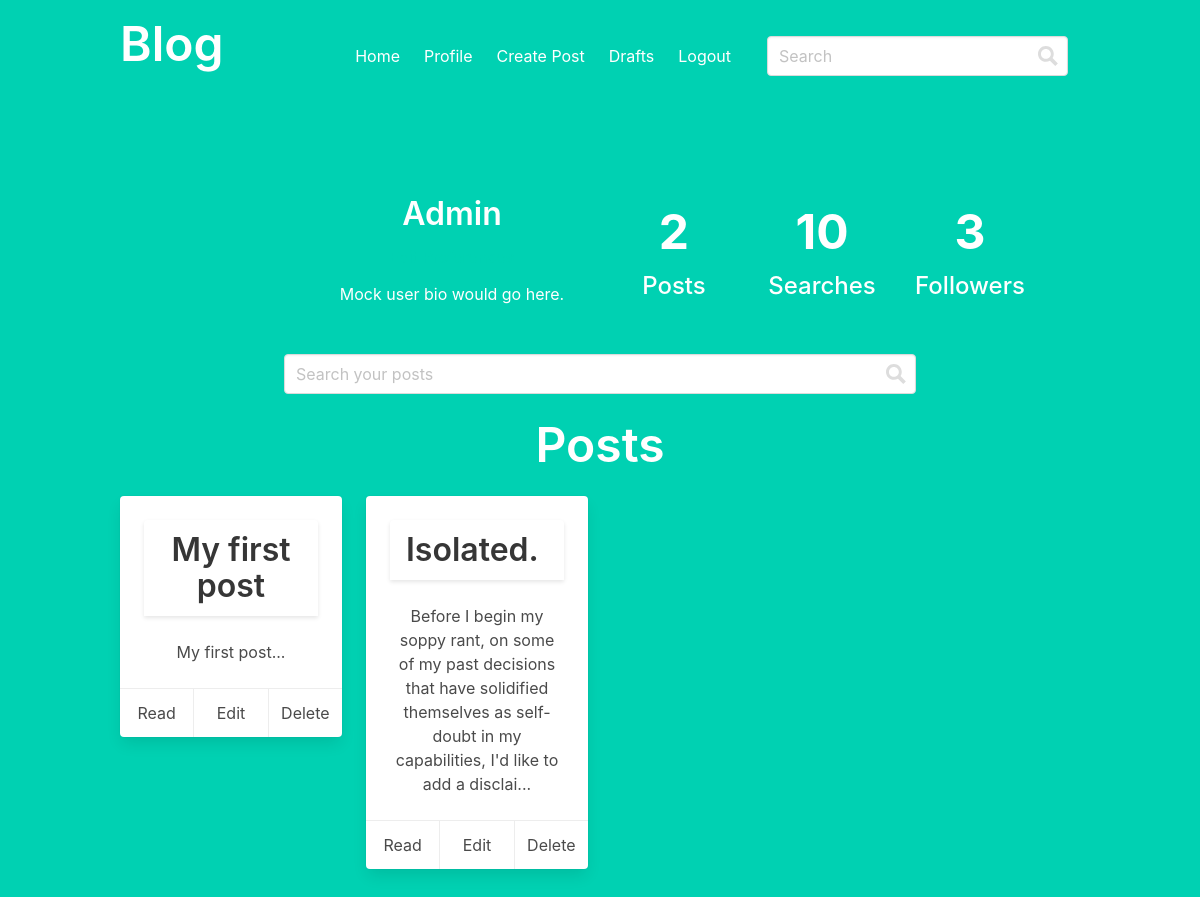
The app's page /main/profile/id/1/ (signed in), older data.
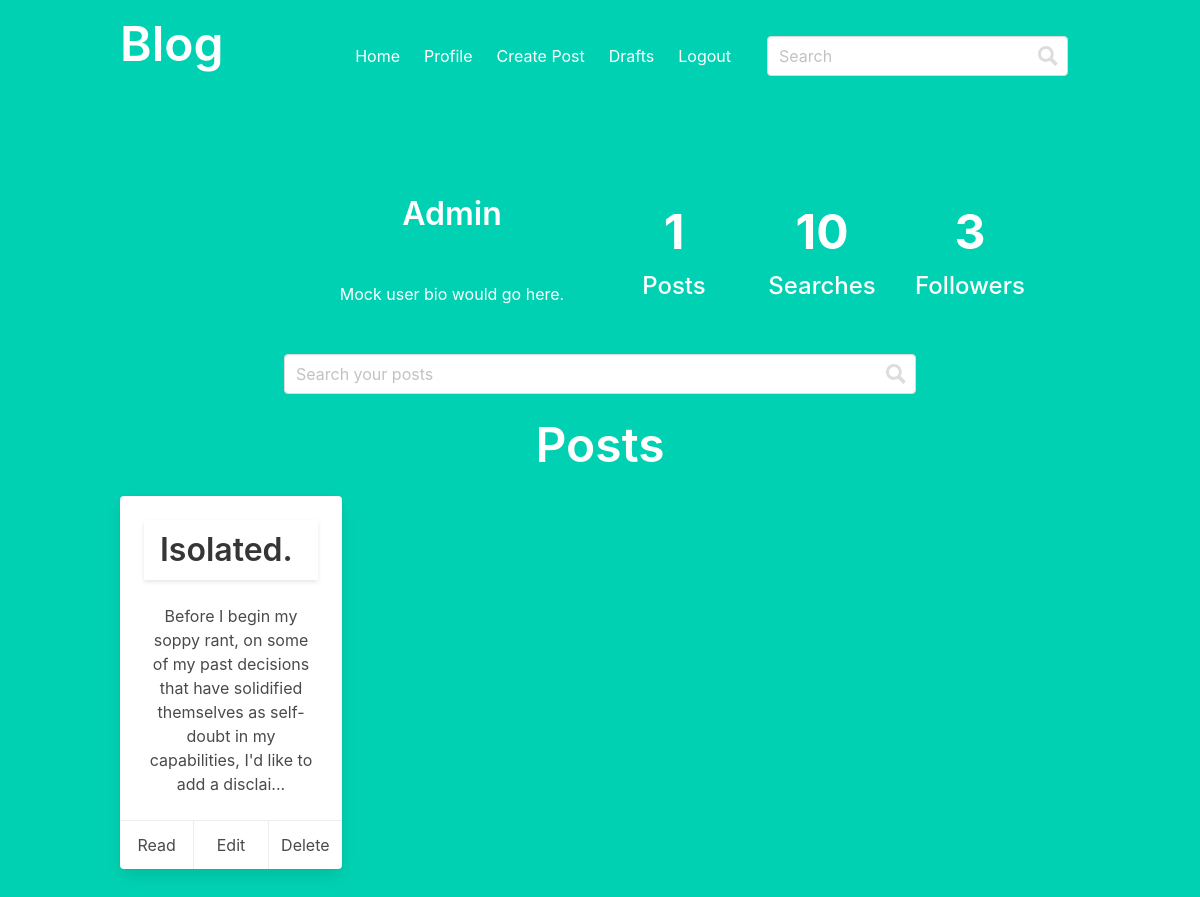
The same page, newer data.
### application/models.py (models this page shows, shortened)
class Post(db.Model):
    __tablename__ = "posts"
    __searchable__ = ['title', 'content']
    id = db.Column("id", db.Integer, primary_key=True)
    title = db.Column("title", db.String(80), nullable=False)
    _slug = db.Column("slug", db.String(80), unique=True)
    content = db.Column("content", db.Text, nullable=False)
    published = db.Column("published", db.Boolean, index=True)
    created = db.Column(
        "created", db.DateTime, nullable=False, default=datetime.utcnow, index=True
    )
    user_id = db.Column("user_id", db.Integer, db.ForeignKey("users.id"))
    user = db.relationship("User", back_populates="posts")
    @hybrid_property
    def slug(self):
        return self._slug
    @slug.setter
    def slug(self, *args, **kwargs):
        """Generate a URL-friendly representation of the post title."""
        self._slug = re.sub(r"[^\w]+", "-", self.title.lower()).strip("-")

### application/main.py (the view)
@bp.route('/profile/id/<int:user_id>/', methods=['GET'])
@login_required
def profile(user_id):
    search_query = request.args.get('query')
    if search_query:
        posts = Post.search_posts(search_query).all()
    else:
        posts = Post.query.filter(user_id == current_user.id).all()
    return render_template(
        'main/profile.html', username=current_user.username, post=posts,
        id=current_user.id
    )

### application/__init__.py (called while the page is built)
def create_app(config_setting):
    app = Flask(__name__)
    config_module = f"config.{config_setting.capitalize()}Config"
    app.config.from_object(config_module)
    login_manager.init_app(app)
    _bcrypt.init_app(app)
    db.init_app(app)
    _search.init_app(app)
    with app.app_context():
        from .auth import bp as auth_bp
        from .main import bp as main_bp
        from .models import User
        app.register_blueprint(auth_bp)
        app.register_blueprint(main_bp)
        db.create_all()
        login_manager.login_view = "auth.login"
        @login_manager.user_loader
        def load_user(user_id):
            return User.query.get(int(user_id))
        @app.route("/", methods=["GET"])
        def hello():
            return render_template("hello.html")
    return app

### application/templates/main/profile.html (shortened to what this page needs)
{% extends "base.html" %}
{% block content %}
    <div class='columns'>
        <div class='container profile'>
          <div class='section profile-heading'>
            <div class='columns is-mobile is-multiline'>
              <div class='column is-2'>
              </div>
              <div class='column is-4-tablet is-10-mobile name'>
                <p>
                  <span class='title is-bold'>{{ username|capitalize() }}</span>
                  <br>
                  <a class='button is-primary is-outlined' href='#' id='edit-preferences' style='margin: 5px 0'>
                  </a>
                  <br>
                </p>
                <p class='tagline'>
                  Mock user bio would go here.
                </p>
              </div>
              <div class='column is-2-tablet is-4-mobile has-text-centered'>
                <p class='is-size-1 has-text-weight-bold'>{{ post|length }}</p>
                <p class='is-size-4 has-text-weight-medium'>Posts</p>
              </div>
              <div class='column is-2-tablet is-4-mobile has-text-centered'>
                <p class='is-size-1 has-text-weight-bold'>10</p>
                <p class='is-size-4 has-text-weight-medium'>Searches</p>
              </div>
              <div class='column is-2-tablet is-4-mobile has-text-centered'>
                <p class='is-size-1 has-text-weight-bold'>3</p>
                <p class='is-size-4 has-text-weight-medium'>Followers</p>
              </div>
            </div>
          </div>
            <div class='columns'>
              <div class='column is-8 is-offset-2'>
                <form method="get" role="search" action="{{ url_for('main.profile', user_id=current_user.id ) }}">
                    <p class="control has-icons-right has-addons">
                        <input class="input" type="text" placeholder="Search your posts" name="query" style='width: 100% !important'>
                        <span class="icon is-small is-right">
                        </span>
                    </p>
                </form>
              </div>
            </div>
            <p class="title is-size-1">Posts</p>
          <div class='columns is-mobile'>
            {% for posts in post %}
            <div class='column is-3-tablet is-6-mobile'>
              <div class='card'>
                <div class='card-content'>
                    <div class="card-header">
                        <div class="card-header-title">
                            <p class="title has-text-dark has-text-centered">{{ posts.title }}</p>
                        </div>
                    </div>
                  <div class='content'>
                      <br>
                    <p>{{ posts.content[:150] }}...</p>
                  </div>
                </div>
                <footer class='card-footer'>
                  <a class='card-footer-item' href="{{ url_for('main.post', slug=posts.slug) }}">Read</a>
                  <a class='card-footer-item' href="{{ url_for('main.edit_post', slug=posts.slug) }}">Edit</a>
                  <a class='card-footer-item' href="{{ url_for('main.delete_post', slug=posts.slug) }}">Delete</a>
                </footer>
              </div>
              <br>
            </div>
            {% endfor %}
{% endblock %}

Row changes from the older to the newer data that the page shows:
removed Post: title "My first post", content "My first post"
Text that changed along with them:
{{ post|length }}: "2" → "1"
